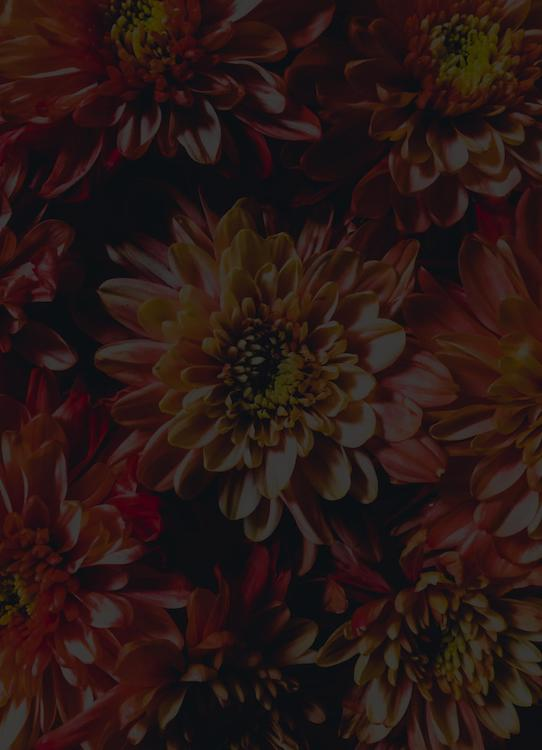
#> input picture 3.Convolution_NN/8.1_Image Enhancement and Filtering/data/images/dark-flowers.jpg, 542 x 750 px
$ python histogramEqualizationGrayscale.py
#> lines starting #> are read from the running program, lines starting #| are printed output that depends on the picture
import cv2
from dataPath import DATA_PATH
import numpy as np
import matplotlib.pyplot as plt
import matplotlib
matplotlib.rcParams['figure.figsize'] = (50.0, 50.0)
matplotlib.rcParams['image.cmap'] = 'gray'
matplotlib.rcParams['axes.titlesize'] = 40
matplotlib.rcParams['image.interpolation'] = 'bilinear'

# Read image in grayscale format
filename = DATA_PATH+"images/dark-flowers.jpg"
im = cv2.imread(filename, cv2.IMREAD_GRAYSCALE)
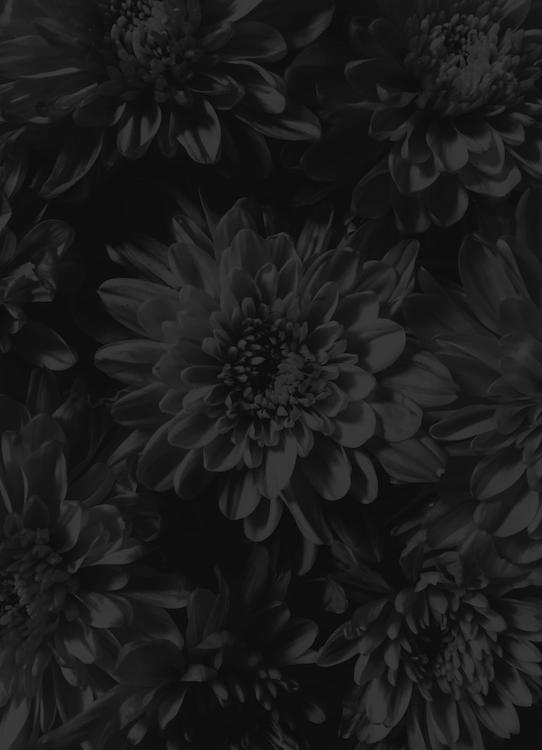
#> im: shape (750, 542); min 2, max 65, mean 27.7

# Equalize histogram
imEq = cv2.equalizeHist(im)
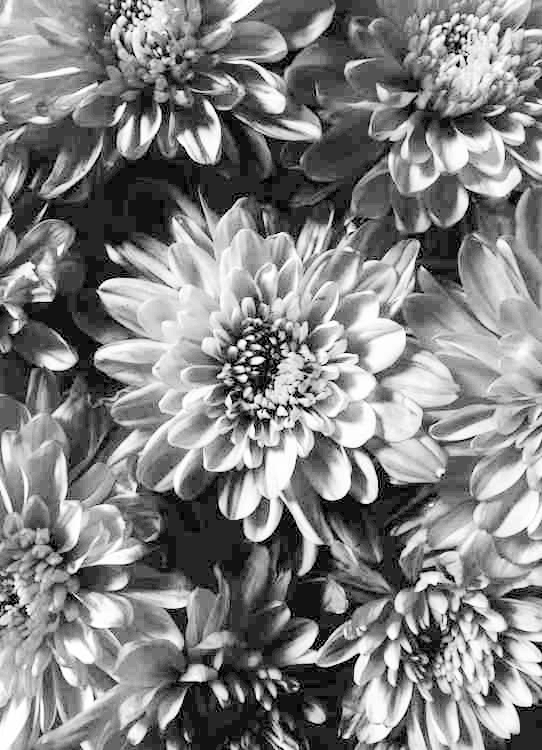
#> imEq: shape (750, 542); min 0, max 255, mean 131.5

cv2.imshow("Original Image", im)
cv2.waitKey(0)

cv2.imshow("Histogram Equalized", imEq)
cv2.waitKey(0)


plt.figure(figsize=(30,10))
plt.subplot(1,2,1)
plt.hist(im.ravel(),256,[0,256]);

plt.subplot(1,2,2)
plt.hist(imEq.ravel(),256,[0,256]);
plt.show()
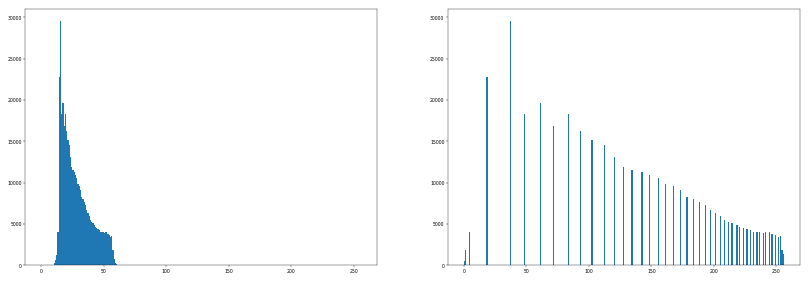
#> figure drawn by matplotlib, 2 panels; panel 1: tallest bar 29553 high, from x = 15 to 16; panel 2: tallest bar 29553 high, from x = 37 to 38
